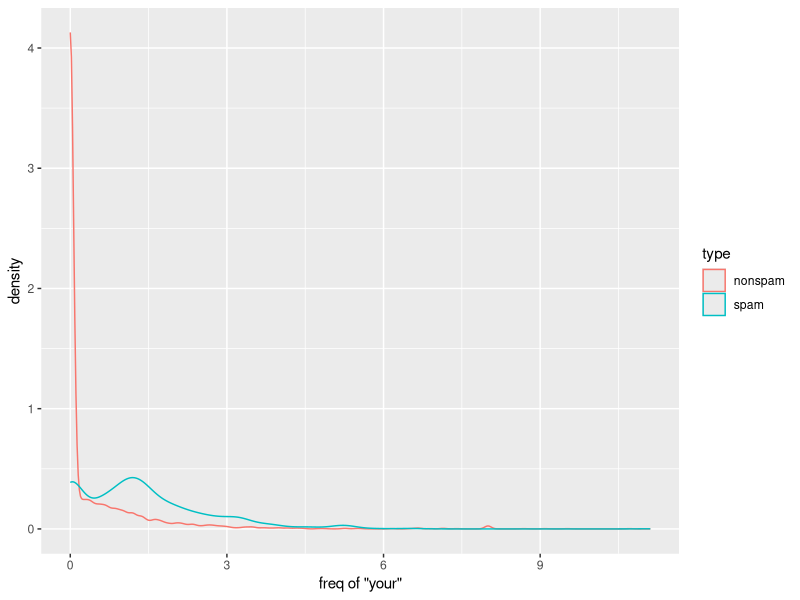
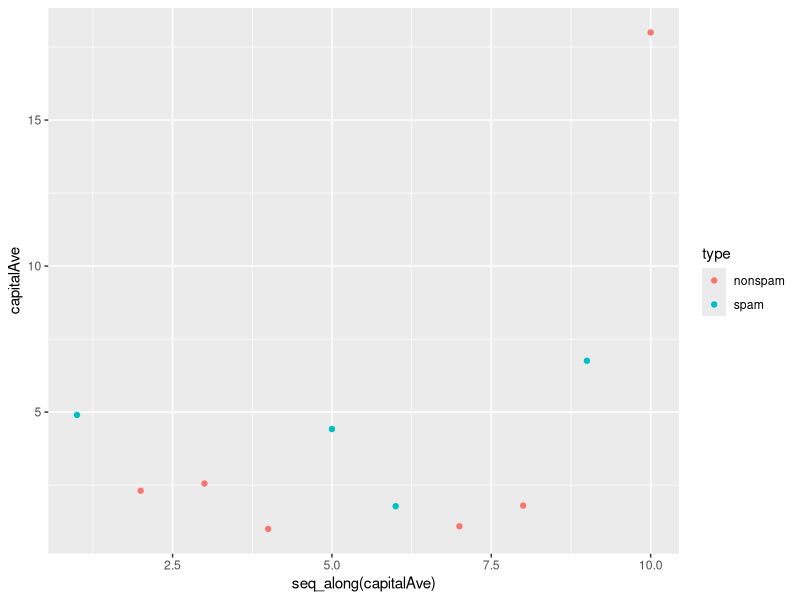

These charts were generated, in order, by the following R code:
## ---- chunk 1
knitr::opts_chunk$set(
  echo = TRUE,
  warning = FALSE,
  message = FALSE,
  comment = "#>"
)
## ---- chunk 2
library(kernlab)
library(data.table)
library(ggplot2)
## ---- chunk 3
# load data
data(spam); setDT(spam)
spam

set.seed(333)
## ---- chunk 4
ggplot(spam, aes(your, colour = type)) +
  geom_density() +
  scale_x_continuous(name = 'freq of "your"')
## ---- chunk 5
# picking a small subset (10 values) from spam data set
rows <- sample(1:nrow(spam), size=10, replace = F)
spam_small <- spam[rows, ]

# label spam = 2 and ham = 1
spam_label <- (spam_small$type=="spam") * 1 + 1

# plot the capitalAve values for the dataset with colors differentiated by spam/ham (2 vs 1)
ggplot(spam_small, 
       aes(x = seq_along(capitalAve), y = capitalAve, colour = type)) +
  geom_point()
## ---- chunk 6
rule1 <- function(x) {
  prediction <- rep(NA,length(x))
  prediction[x > 2.7] <- "spam"
  prediction[x < 2.40] <- "nonspam"
  prediction[(x >= 2.40 & x <= 2.45)] <- "spam"
  prediction[(x > 2.45 & x <= 2.70)] <- "nonspam"
  return(prediction)
}
## ---- chunk 7
# tabulate results of prediction algorithm 1 (in sample error -> no error in this case)
table(rule1(spam_small$capitalAve), spam_small$type)
